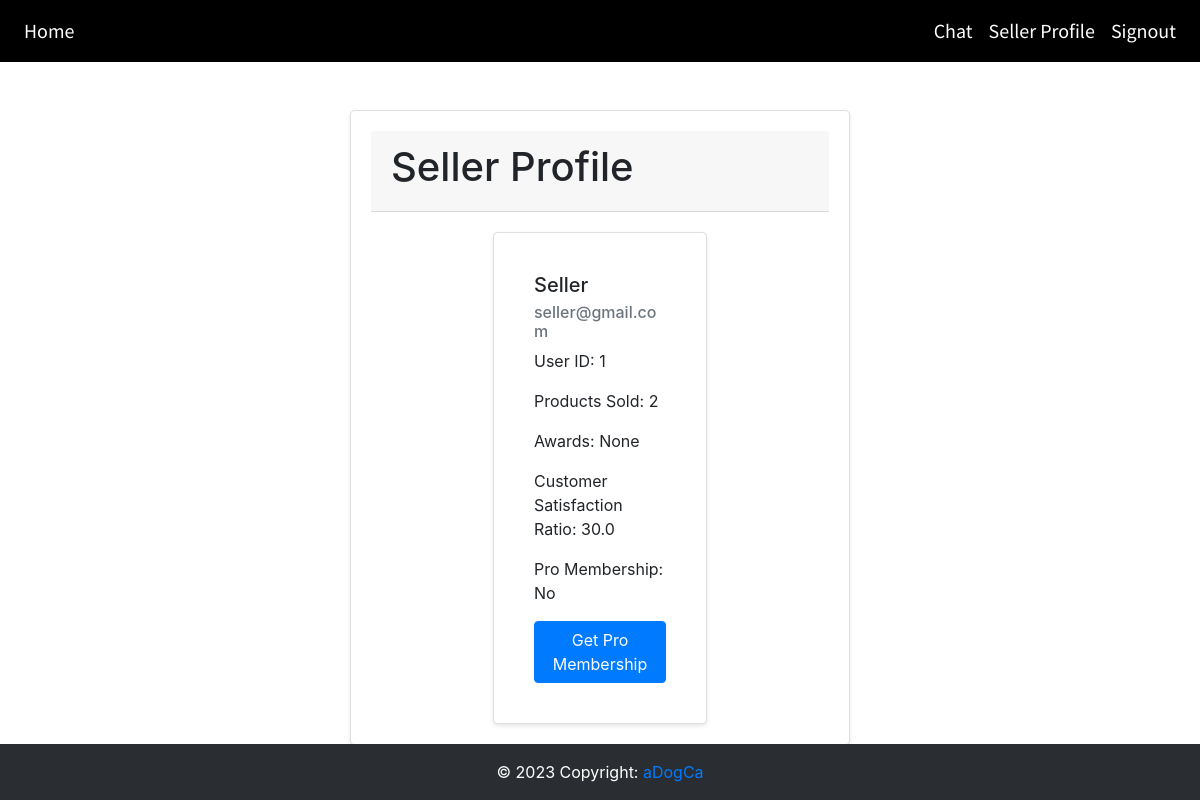
/seller_profile (signed in), run on the app's committed database.
### website/models.py (models this page shows)
class User(db.Model, UserMixin):
    id = db.Column(db.Integer, primary_key=True)
    email = db.Column(db.String(150), unique=True)
    password = db.Column(db.String(150))
    userType = db.Column(db.String(20))
    firstName = db.Column(db.String(150))
    products = db.relationship('Products')
    messages_sent = db.relationship('Message', backref='sender', foreign_keys='Message.sender_id')
    messages_received = db.relationship('Message', backref='recipient', foreign_keys='Message.recipient_id')
    products_sold = db.Column(db.Integer,default=0)
    pro_membership = db.Column(db.String(5),default="No")

### website/views.py (the view)
@views.route('/seller_profile')
def seller_profile():
    user = User.query.get(current_user.id)
    awards = "None"
    if user.products_sold > 25:
        awards = "Gold"
    elif user.products_sold > 15 and user.products_sold <= 25:
        awards = "Silver"
    elif user.products_sold <= 15 and user.products_sold > 5:
        awards = "Bronze"
    ratings = OrderDetails.query.filter_by(seller_id=current_user.id).all()
    total_ratings = len(ratings)
    total_satisfaction = sum([rating.rating for rating in ratings if rating.rating is not None])
    if total_ratings > 0:
        satisfaction_percentage = (total_satisfaction / (total_ratings * 5)) * 100
    else:
        satisfaction_percentage = 0
    return render_template('seller_profile.html', user=user, awards=awards,satisfaction_percentage=satisfaction_percentage)

### website/__init__.py (called while the page is built)
def create_app():
    app = Flask(__name__)
    app.config['SECRET_KEY'] = 'ISEE'
    app.config['SQLALCHEMY_DATABASE_URI'] = f'sqlite:///{DB_NAME}'
    db.init_app(app)
    search = Search()
    search.init_app(app)
    from .views import views
    from .auth import auth
    app.register_blueprint(views, url_prefix='/')
    app.register_blueprint(auth, url_prefix='/')
    from .models import User, Products
    with app.app_context():
        db.create_all()
    login_manager = LoginManager()
    login_manager.login_view = 'auth.login'
    login_manager.init_app(app)
    @login_manager.user_loader
    def load_user(id):
        return User.query.get(int(id))
    return app

### website/templates/seller_profile.html (shortened to what this page needs)
{% extends "base.html" %}
{% block content %}
    <div class="card mt-5">
        <div class="card-header">
            <h1>Seller Profile</h1>
        </div>
        <div class="row">
            <div class="col-md-6 offset-md-3">
                <div class="card">
                    <div class="card-body">
                        <h5 class="card-title">{{ user.firstName }}</h5>
                        <h6 class="card-subtitle mb-2 text-muted">{{ user.email }}</h6>
                        <p class="card-text">User ID: {{ user.id }}</p>
                        <p class="card-text">Products Sold: {{ user.products_sold }}</p>
                        <p class="card-text">Awards: {{ awards }}</p>
                        <p class="card-text">Customer Satisfaction Ratio: {{ satisfaction_percentage }}</p>
                        <p class="card-text">Pro Membership: {{ user.pro_membership }}</p>
                        {% if user.pro_membership == "No" %}
            <button type="button" class="btn btn-primary" data-toggle="modal" data-target="#getProMembershipModal">
                Get Pro Membership
            </button>
            </div>
        {% endif %}
                    </div>
                </div>
            </div>
{% endblock %}

### website/static/style.css (style rules this page uses)
body { font-family: 'Montserrat', sans-serif; }
html { scroll-behavior: smooth; margin: 0; padding: 0; height: 100%; }
body { overflow-x:hidden; font-family: 'Titillium Web', sans-serif; margin: 0; padding: 0; height: 100%; }
:root { scrollbar-color: rgb(210,210,210) rgb(46,54,69) !important; scrollbar-width: thin !important; }
.row:after { content: ""; display: table; clear: both; }

### website/templates/seller_profile.html (style rules this page uses)
.card { max-width: 500px; margin: 0 auto; padding: 20px; border-radius: 5px; box-shadow: 0 2px 4px rgba(0, 0, 0, 0.1); }
.card-header { margin-bottom: 20px; }

### data on the page
User: firstName "Seller", email "seller@gmail.com", id "1", products_sold "2", pro_membership "No"

### other printed values
{{ awards }} "None"
{{ satisfaction_percentage }} "30.0"
